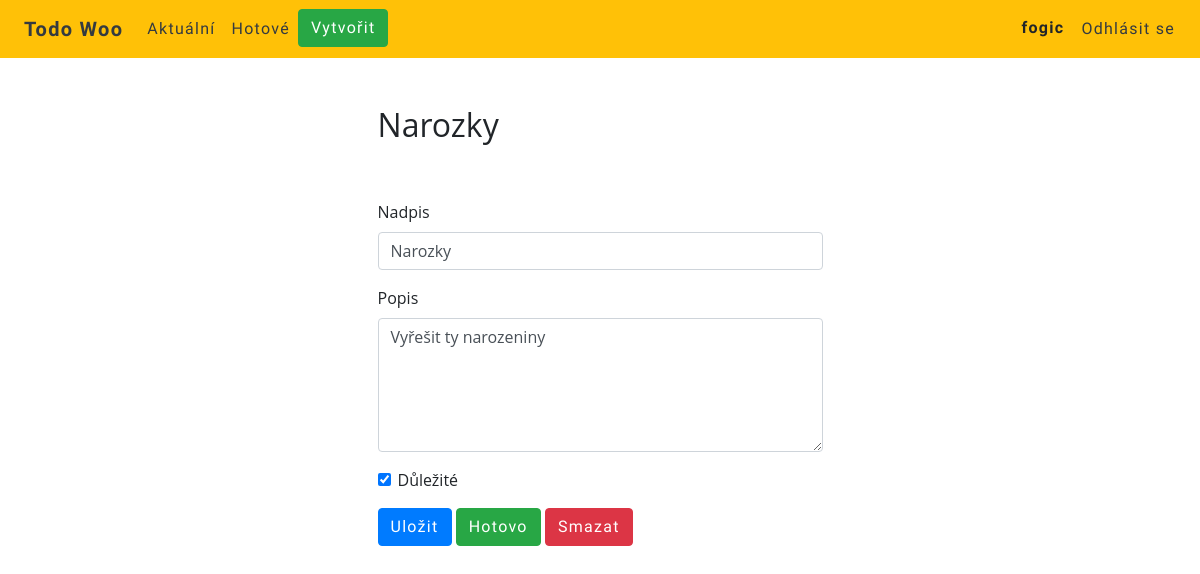
Screenshot of /todo/16 (signed in) with the database file from the repository.
### todo/models.py (models this page shows, shortened)
class Todo(models.Model):
    title = models.CharField(max_length=50)
    memo = models.TextField(blank=True, max_length=2000)
    created = models.DateTimeField(auto_now_add=True)
    datecompleted = models.DateTimeField(null=True, blank=True)
    important = models.BooleanField(default=False)
    user = models.ForeignKey(User, on_delete=models.CASCADE)

### todo/views.py (the view, shortened to what this page needs)
# urls.py: path('todo/<int:todo_pk>', views.viewtodo, name="viewtodo"),
@login_required
def viewtodo(request, todo_pk):
    todo = get_object_or_404(Todo,pk=todo_pk,user=request.user)
    if request.method == 'GET':
        form = TodoForm(instance=todo)
        return render(request, 'todo/viewtodo.html', {'todo':todo, 'form':form})

### todo/forms.py
class TodoForm(ModelForm):
    class Meta:
        model = Todo
        fields = ['title', 'memo', 'important']

### todo/templates/todo/viewtodo.html (shortened to what this page needs)
{% extends 'todo/base.html' %}
{% block content %}
<div class="row justify-content-center mt-5">
  <div class="col-md-5">
    <h2>{{ todo.title }}</h2>
  </div>
</div>
<div class="row justify-content-center mt-5">
  <div class="col-md-5">
    <form method="POST">
      <div class="form-group">
        <label for="title">Nadpis</label>
        <input type="text" name="title" class="form-control" id="title" value="{{ todo.title }}" required>
      </div>
      <div class="form-group">
        <label for="memo">Popis</label>
        <textarea name="memo" rows="5" class="form-control" id="memo" >{{ todo.memo }}</textarea>
      </div>
      <div class="form-group form-check">
        <input type="checkbox" name="important" class="form-check-input" id="important" {% if todo.important %}checked{% endif %}>
        <label class="form-check-label" for="important">Důležité</label>
      </div>
      <button type="submit" class="btn btn-primary">Uložit</button>
      <button type="button" class="btn btn-success" onclick="$('#complete').click()">Hotovo</button>
      <button type="button" class="btn btn-danger" onclick="$('#delete').click()">Smazat</button>
    </form>
  </div>
</div>
{% endblock %}

### todo/templates/todo/base.html (shortened to what this page needs)
{% load static %}
<!doctype html>
<html lang="en">
  <head>
    <link rel="stylesheet" href="https://stackpath.bootstrapcdn.com/bootstrap/4.5.0/css/bootstrap.min.css">
    <link rel="stylesheet" href="{% static 'todo/custom.css' %}">
  </head>
  <body>
    {% if user.is_authenticated %}
    <nav class="navbar navbar-expand-lg bg-warning">
      <b><a class="navbar-brand text-dark pl-2" href="{% url 'home' %}">Todo Woo</a></b>
      <div class="collapse navbar-collapse" id="navbarNav">
        <ul class="navbar-nav">
          <li class="nav-item">
            <a class="nav-link text-dark" href="{% url 'currenttodos' %}">Aktuální</a>
          </li>
          <li class="nav-item">
            <a class="nav-link text-dark" href="{% url 'completedtodos' %}">Hotové</a>
          </li>
          <li class="nav-item">
            <a class="btn btn-success" href="{% url 'createtodo' %}">Vytvořit</a>
          </li>
        </ul>
        <ul class="navbar-nav ml-auto">
          <li class="nav-item active">
            <b class="nav-link ml-auto pl-4 pr-2">{{ user.username }}</b>
          </li>
          <li class="nav-item active">
            <form action="{% url 'logoutuser' %}" method="POST">
              <button class="btn nav-link text-dark" type="submit">Odhlásit se</button>
            </form>
          </li>
        </ul>
      </div>
    </nav>
    {% endif %}
    <div class="container">
      {% block content %}
      {% endblock %}
    </div>
  </body>
</html>

### todo/static/todo/custom.css (style rules this page uses)
body { font-family: 'Open Sans', cursive; }
nav { font-family: 'Balsamiq Sans', cursive; letter-spacing: 0.08em; }
.btn { font-family: 'Balsamiq Sans', cursive; letter-spacing: 0.08em; }

### rows the page displays
Todo: title "Narozky", memo "Vyřešit ty narozeniny", important "☑"

### other values shown
{{ user.username }} "fogic"
